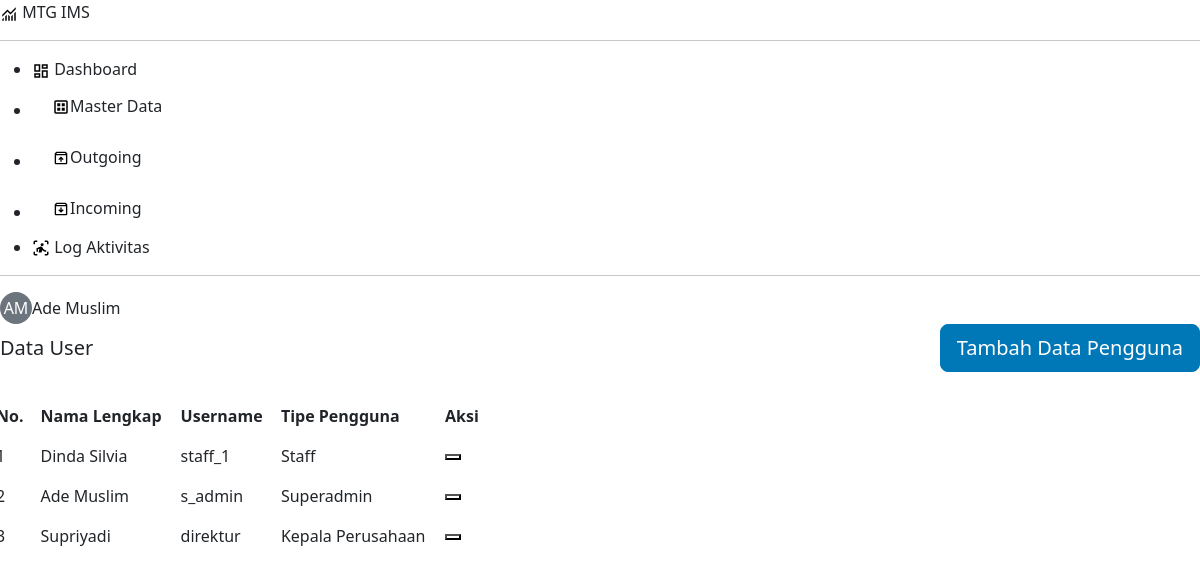
/pages/master-data/users/index.php (signed in), run on the app's committed database.
### tables this page shows
CREATE TABLE `pengguna` (
  `id_pengguna` varchar(36) NOT NULL,
  `nama_lengkap` varchar(100) NOT NULL,
  `nama_pengguna` varchar(50) NOT NULL,
  `password` varchar(100) NOT NULL,
  `tipe_pengguna` enum('superadmin','staff','kepala_perusahaan','tes') NOT NULL DEFAULT 'staff',
  `status_hapus` tinyint(1) NOT NULL DEFAULT '0'
);

### includes/function.php (called while the page is built, shortened)
<?php
require_once 'config.php';
function selectData($table, $conditions = "", $order_by = "", $limit = "", $bind_params = array()) {
    global $conn;
    $sql = "SELECT * FROM $table";
    if (!empty($conditions)) {
        $sql .= " WHERE $conditions";
    }
    $stmt = mysqli_prepare($conn, $sql);
    mysqli_stmt_execute($stmt);
    $result = mysqli_stmt_get_result($stmt);
    $rows = mysqli_fetch_all($result, MYSQLI_ASSOC);
    return $rows;
}

### pages/master-data/users/index.php (the view, shortened to what this page needs)
<?php
require '../../../includes/header.php';
$data_pengguna = selectData('pengguna', 'status_hapus = 0');
?>
<div class="d-flex justify-content-between align-items-center mb-4">
  <h1 class="fs-5 m-0">Data User</h1>
  <button type="button" class="btn btn-primary btn-lg btn-icon btn-add" data-bs-toggle="modal"
    data-bs-target="#addModal">
    Tambah Data Pengguna
  </button>
</div>
<div class="row" style="width: 500px;">
  <table id="example" class="table nowrap table-hover">
    <thead>
      <tr>
        <th>No.</th>
        <th>Nama Lengkap</th>
        <th>Username</th>
        <th>Tipe Pengguna</th>
        <th>Aksi</th>
      </tr>
    </thead>
    <tbody>
      <?php if (empty($data_pengguna)) : ?>
      <tr>
        <td colspan="5">Tidak ada data</td>
      </tr>
      <?php else : ?>
      <?php $no = 1; ?>
      <?php foreach ($data_pengguna as $pengguna) : ?>
      <tr>
        <td class="text-start"><?= $no; ?></td>
        <td><?= ucwords($pengguna['nama_lengkap']); ?></td>
        <td><?= $pengguna['nama_pengguna']; ?></td>
        <td>
          <?= $pengguna['tipe_pengguna'] == 'kepala_perusahaan' ? "Kepala Perusahaan" : ucwords($pengguna['tipe_pengguna']); ?>
        </td>
        <td>
          <div class="btn-group">
            <button type="button" class="btn-act btn-edit bg-transparent" data-bs-toggle="modal"
              data-bs-target="#editModal<?= $pengguna['id_pengguna']; ?>" title="Ubah Data"></button>
          </div>
        </td>
      </tr>
              <?php include 'edit.php'; ?>
      <?php
    $no++;
    endforeach;
    endif;
    ?>
    </tbody>
  </table>
</div>
<?php
require '../../../includes/footer.php';
?>

### data on the page
pengguna: nama_lengkap "Dinda Silvia", nama_pengguna "staff_1", tipe_pengguna "Staff"
pengguna: nama_lengkap "Ade Muslim", nama_pengguna "s_admin", tipe_pengguna "Superadmin"
pengguna: nama_lengkap "Supriyadi", nama_pengguna "direktur", shows "Kepala Perusahaan"

### other printed values
$inisial "AM"
$nama_lengkap "Ade Muslim"
